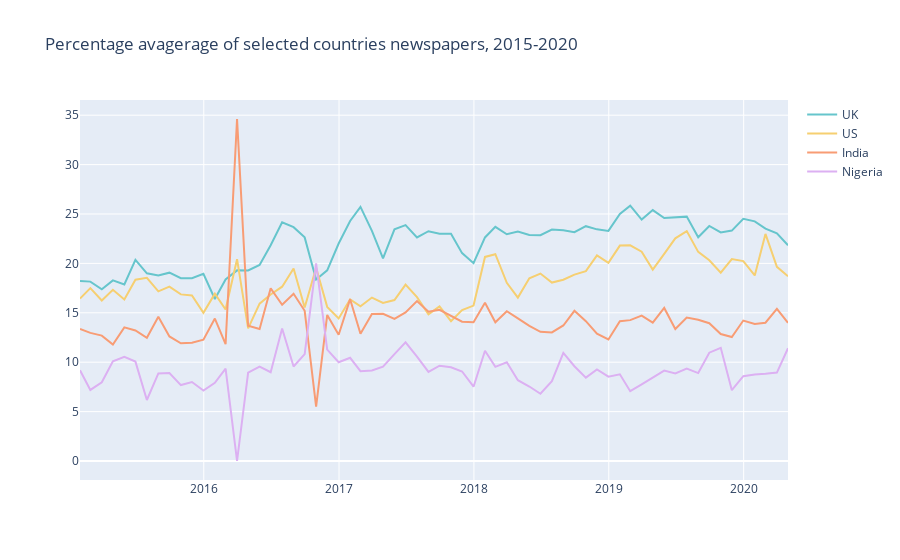

The notebook cell this image was saved under:
### Markdown cell above
### 3.5 Country averages (from all newspapers) of female quotes compared
<a id="female_fraction"></a>

### Code cell
# Set color palette
palette_values = px.colors.qualitative.Pastel
palette = cycle(palette_values)

# Create list of dataframes for UK, US, IN and NG
country_list = ['UK', 'US', 'India', 'Nigeria']
gender_repr_list = [gender_repr_uk_df, gender_repr_us_df, gender_repr_in_df, gender_repr_ng_df]

fig = make_subplots(rows=1, cols=1)

for i, (y, c) in enumerate(zip(gender_repr_list, country_list)):
    month_df = y.resample('M', on='date').sum().reset_index()
    month_df['perc_female'] = month_df['counts_female'] / (month_df['counts_female'] + month_df['counts_male'] + month_df['counts_other']) * 100
    month_df['counts_total'] = month_df['counts_female'] + month_df['counts_male'] + month_df['counts_other']
    
    fig.append_trace(go.Scatter(x=month_df['date'], y=month_df['perc_female'],  
                                customdata=['counts_female', 'counts_total'],
                                name=c,
                                marker_color=next(palette)),
                                row=1, col=1)
                     
fig.update_layout(barmode='stack',
                  title_text="Percentage avagerage of selected countries newspapers, 2015-2020",             
)
fig.update_traces(
    hovertemplate="<br>".join([
        "Female percentages: %{y}",
        "Female counts: %{customdata[0]}",
        "Total counts: %{customdata[1]}",
    ])
)
fig.show()
fig.to_html(full_html=False, include_plotlyjs='cdn')  
fig.write_html("docs/_includes/fig_perc_female_all_2015-2020.html", full_html=False, include_plotlyjs='cdn')
